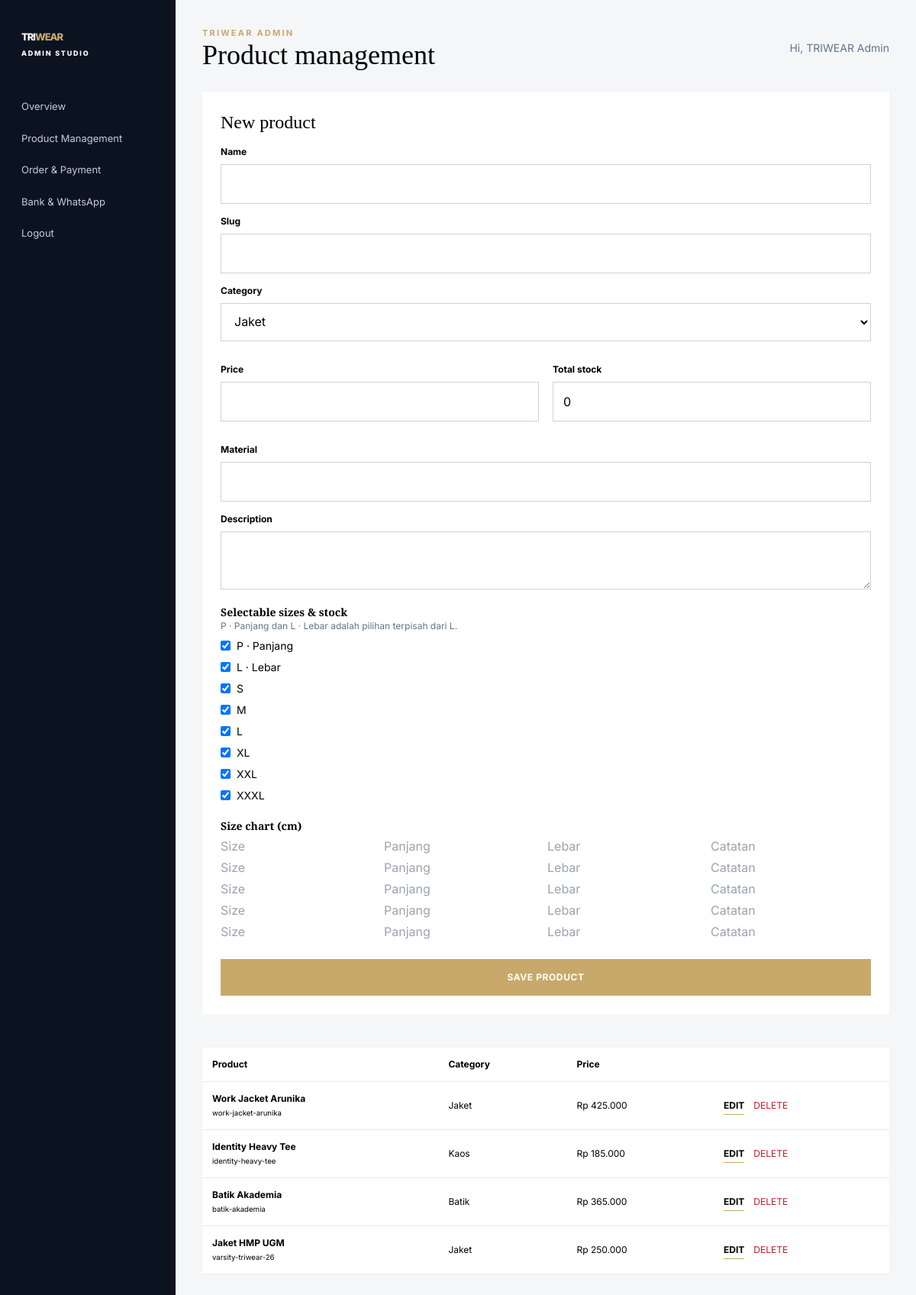
Screenshot of /admin/products.php (signed in) with the database file from the repository.
### tables this page shows
CREATE TABLE sizes (id INT AUTO_INCREMENT PRIMARY KEY, code VARCHAR(30) NOT NULL UNIQUE, display_name VARCHAR(80) NOT NULL, sort_order INT NOT NULL);

CREATE TABLE products (id INT AUTO_INCREMENT PRIMARY KEY, category_id INT NOT NULL, name VARCHAR(180) NOT NULL, slug VARCHAR(190) NOT NULL UNIQUE, description TEXT, material VARCHAR(160), price DECIMAL(14,2) NOT NULL, stock INT NOT NULL DEFAULT 0, is_featured TINYINT(1) DEFAULT 0, created_at TIMESTAMP DEFAULT CURRENT_TIMESTAMP, FOREIGN KEY(category_id) REFERENCES categories(id));

CREATE TABLE categories (id INT AUTO_INCREMENT PRIMARY KEY, slug VARCHAR(50) NOT NULL UNIQUE, name VARCHAR(80) NOT NULL, description TEXT, image_url VARCHAR(500));

### config.php (called while the page is built, shortened)
<?php
function e(?string $value): string { return htmlspecialchars($value ?? '', ENT_QUOTES, 'UTF-8'); }
function money(float $amount): string { return 'Rp ' . number_format($amount, 0, ',', '.'); }

### admin/products.php (the view)
<?php require_once __DIR__.'/../config.php';require_admin();$pdo=db();if($_SERVER['REQUEST_METHOD']==='POST'){verify_csrf();$act=$_POST['action']??'';if($act==='save'){ $id=(int)($_POST['id']??0);$data=[trim($_POST['name']),trim($_POST['slug']),trim($_POST['description']),trim($_POST['material']),(float)$_POST['price'],(int)$_POST['stock'],(int)$_POST['category_id']];if($id)$pdo->prepare('UPDATE products SET name=?,slug=?,description=?,material=?,price=?,stock=?,category_id=? WHERE id=?')->execute([...$data,$id]);else{$pdo->prepare('INSERT INTO products(name,slug,description,material,price,stock,category_id) VALUES(?,?,?,?,?,?,?)')->execute($data);$id=(int)$pdo->lastInsertId();foreach($pdo->query('SELECT id FROM sizes') as $s)$pdo->prepare('INSERT INTO product_sizes(product_id,size_id,stock) VALUES(?,?,?)')->execute([$id,$s['id'],(int)$_POST['stock']]);}$pdo->prepare('DELETE FROM product_sizes WHERE product_id=?')->execute([$id]);foreach($_POST['sizes']??[] as $sid=>$stock)$pdo->prepare('INSERT INTO product_sizes(product_id,size_id,stock) VALUES(?,?,?)')->execute([$id,(int)$sid,(int)$stock]);$pdo->prepare('DELETE FROM product_size_chart WHERE product_id=?')->execute([$id]);foreach($_POST['chart_label']??[] as $i=>$label)if(trim($label)!=='')$pdo->prepare('INSERT INTO product_size_chart(product_id,label,length_cm,width_cm,notes,sort_order) VALUES(?,?,?,?,?,?)')->execute([$id,trim($label),$_POST['chart_length'][$i]?:null,$_POST['chart_width'][$i]?:null,trim($_POST['chart_notes'][$i]),$i]);flash('success','Produk, ukuran, dan size chart disimpan.');redirect('admin/products.php');}if($act==='delete'){$pdo->prepare('DELETE FROM products WHERE id=?')->execute([(int)$_POST['id']]);flash('success','Produk dihapus.');redirect('admin/products.php');}}$categories=$pdo->query('SELECT * FROM categories')->fetchAll();$allSizes=$pdo->query('SELECT * FROM sizes ORDER BY sort_order')->fetchAll();$edit=null;$selected=[];$chart=[];if(isset($_GET['edit'])){$st=$pdo->prepare('SELECT * FROM products WHERE id=?');$st->execute([(int)$_GET['edit']]);$edit=$st->fetch();$q=$pdo->prepare('SELECT * FROM product_sizes WHERE product_id=?');$q->execute([$edit['id']]);foreach($q as $r)$selected[$r['size_id']]=$r['stock'];$q=$pdo->prepare('SELECT * FROM product_size_chart WHERE product_id=? ORDER BY sort_order');$q->execute([$edit['id']]);$chart=$q->fetchAll();}$products=$pdo->query('SELECT p.*,c.name category FROM products p JOIN categories c ON c.id=p.category_id ORDER BY p.id DESC')->fetchAll();$adminTitle='Product management';require __DIR__.'/_header.php';?><div class="grid xl:grid-cols-[1fr_1.4fr] gap-6"><form class="bg-white p-6" method="post"><input type="hidden" name="csrf" value="<?=csrf_token()?>"><input type="hidden" name="action" value="save"><input type="hidden" name="id" value="<?=$edit['id']??''?>"><h2 class="serif text-2xl"><?=$edit?'Edit':'New'?> product</h2><div class="field"><label>Name</label><input required name="name" value="<?=e($edit['name']??'')?>"></div><div class="field"><label>Slug</label><input required name="slug" value="<?=e($edit['slug']??'')?>"></div><div class="field"><label>Category</label><select name="category_id"><?php foreach($categories as $c):?><option value="<?=$c['id']?>" <?=($edit['category_id']??0)==$c['id']?'selected':''?>><?=e($c['name'])?></option><?php endforeach;?></select></div><div class="two-col"><div class="field"><label>Price</label><input type="number" required name="price" value="<?=e((string)($edit['price']??''))?>"></div><div class="field"><label>Total stock</label><input type="number" required name="stock" value="<?=e((string)($edit['stock']??0))?>"></div></div><div class="field"><label>Material</label><input name="material" value="<?=e($edit['material']??'')?>"></div><div class="field"><label>Description</label><textarea name="description"><?=e($edit['description']??'')?></textarea></div><h3 class="font-bold text-sm mt-5">Selectable sizes & stock</h3><p class="text-xs text-slate-500">P · Panjang dan L · Lebar adalah pilihan terpisah dari L.</p><?php foreach($allSizes as $s):?><label class="flex gap-2 items-center text-sm mt-2"><input type="checkbox" name="sizes[<?=$s['id']?>]" value="<?=e((string)($selected[$s['id']]??10))?>" <?=(!$edit||isset($selected[$s['id']]))?'checked':''?> onchange="this.value=this.checked?10:0"> <?=e($s['display_name'])?></label><?php endforeach;?><h3 class="font-bold text-sm mt-5">Size chart (cm)</h3><?php for($i=0;$i<5;$i++):$r=$chart[$i]??[];?><div class="grid grid-cols-4 gap-1 mt-1"><input name="chart_label[]" placeholder="Size" value="<?=e($r['label']??'')?>"><input name="chart_length[]" placeholder="Panjang" value="<?=e((string)($r['length_cm']??''))?>"><input name="chart_width[]" placeholder="Lebar" value="<?=e((string)($r['width_cm']??''))?>"><input name="chart_notes[]" placeholder="Catatan" value="<?=e($r['notes']??'')?>"></div><?php endfor;?><button class="btn gold w-full mt-6">SAVE PRODUCT</button></form><div><table class="data-table"><tr><th>Product</th><th>Category</th><th>Price</th><th></th></tr><?php foreach($products as $p):?><tr><td><b><?=e($p['name'])?></b><br><small><?=e($p['slug'])?></small></td><td><?=e($p['category'])?></td><td><?=money((float)$p['price'])?></td><td><a class="text-link" href="?edit=<?=$p['id']?>">EDIT</a><form method="post" class="inline ml-3"><input type="hidden" name="csrf" value="<?=csrf_token()?>"><input type="hidden" name="action" value="delete"><input type="hidden" name="id" value="<?=$p['id']?>"><button class="text-red-700 text-xs" onclick="return confirm('Hapus produk?')">DELETE</button></form></td></tr><?php endforeach;?></table></div></div><?php require __DIR__.'/_footer.php'; ?>

### assets/css/style.css (style rules this page uses)
:root { --navy:#101b35;--ink:#0b1220;--gold:#c8a96b;--paper:#f5f6f8 }
* { box-sizing:border-box }
html { scroll-behavior:smooth }
body { font-family:Inter,sans-serif;margin:0 }
h1,h2,h3,.serif { font-family:'Playfair Display',serif }
.btn { display:inline-flex;align-items:center;justify-content:center;gap:8px;background:var(--navy);color:#fff;border:1px solid var(--navy);padding:14px 21px;text-decoration:none;font-size:12px;font-weight:700;letter-spacing:.05em;cursor:pointer;transition:.25s }
.btn.gold { background:var(--gold);border-color:var(--gold) }
.text-link { color:inherit;text-decoration:none;font-size:12px;font-weight:700;border-bottom:1px solid var(--gold);padding-bottom:4px }
.field { display:grid;gap:7px;margin:14px 0 }
.field label { font-size:12px;font-weight:700 }
.field input,.field textarea,.field select { padding:13px;border:1px solid #ccd2dd;font:inherit;background:#fff }
.two-col { display:grid;grid-template-columns:1fr 1fr;gap:18px }
.data-table { width:100%;background:#fff;border-collapse:collapse;margin-top:20px }
.data-table th,.data-table td { padding:13px;text-align:left;border-bottom:1px solid #e7e9ed;font-size:12px }

### rows the page displays
sizes: display_name "P · Panjang"
sizes: display_name "L · Lebar"
sizes: display_name "S"
sizes: display_name "M"
sizes: display_name "L"
sizes: display_name "XL"
sizes: display_name "XXL"
sizes: display_name "XXXL"
products: name "Work Jacket Arunika", slug "work-jacket-arunika", category.name "Jaket", price "Rp 425.000"
products: name "Identity Heavy Tee", slug "identity-heavy-tee", category.name "Kaos", price "Rp 185.000"
products: name "Batik Akademia", slug "batik-akademia", category.name "Batik", price "Rp 365.000"
products: name "Jaket HMP UGM", slug "varsity-triwear-26", category.name "Jaket", price "Rp 250.000"

### other values shown
$adminTitle "Product management"
$_SESSION['admin_name'] "TRIWEAR Admin"
form field category_id "Jaket"
